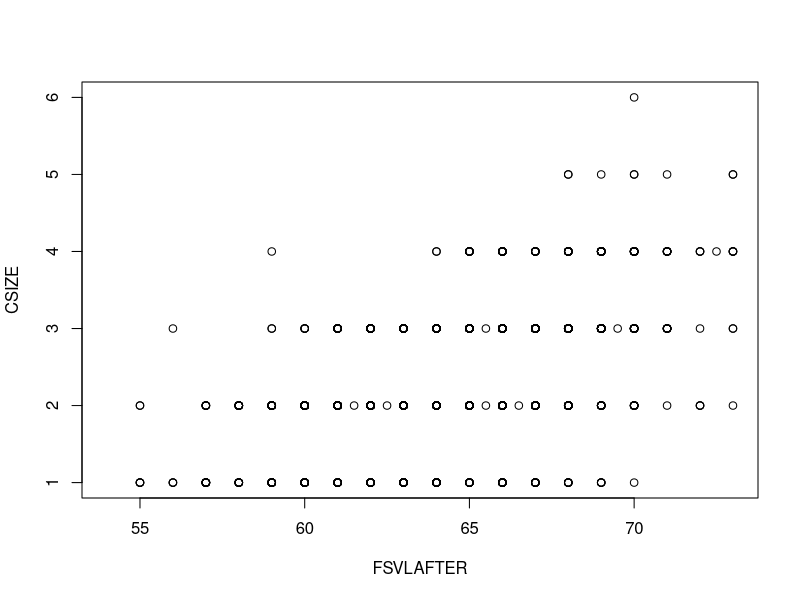
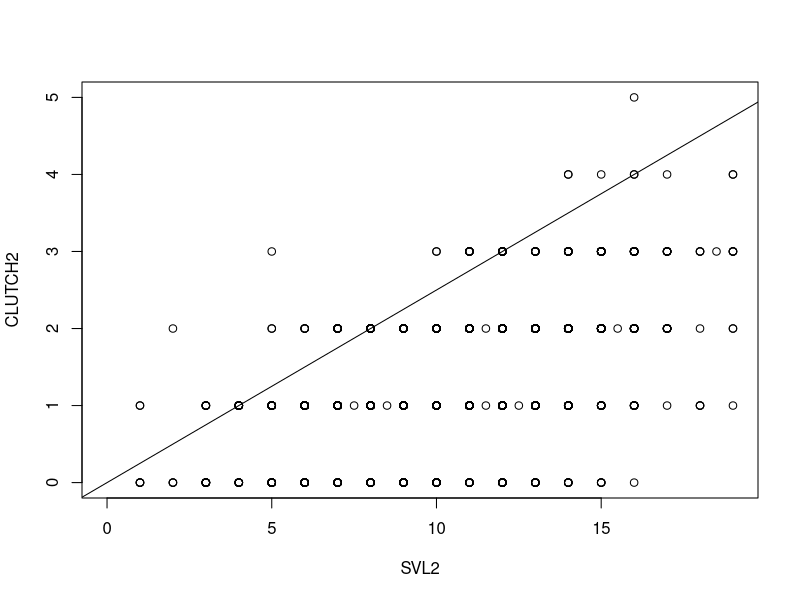
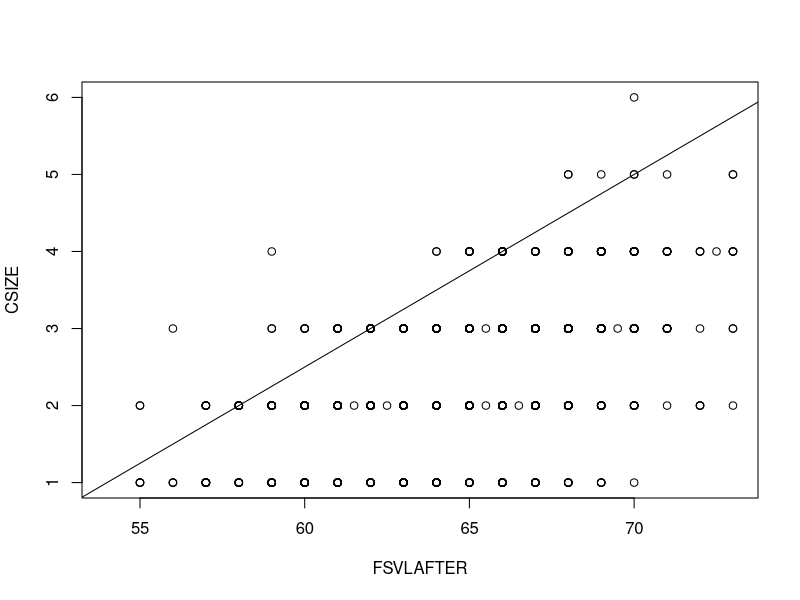

Write the R code that produced these figures, in order.
# do a quantile regression to get SVL vs clutch size relationship, using package quantreg
# need to force the relationship thorugh clutch size = 1 and SVL = min size at parturition

library(quantreg)
data<-read.csv("life history/N_ocellatus_clutch_size.csv")

data.orford<-subset(data,SITE.=="OR") # select Orford data

with(data.orford,plot(CSIZE~FSVLAFTER)) # plot relationship
xintercept <- 54 # x offset for SVL (1 mm less than min size at parturition)
yintercept <- 1 # y offset (minimum clutch size)
clutch.vs.svl<-summary(with(data.orford,rq(I(CSIZE-yintercept)~0+I(FSVLAFTER-xintercept),tau=0.95))) # quantile regression (95th percentile) on adjusted values

SVL2<-data.orford$FSVLAFTER-xintercept # adjusted SVL
CLUTCH2<-data.orford$CSIZE-yintercept # adjusted clutch
with(data.orford,plot(CLUTCH2~SVL2)) # plot adjusted relationship
abline(0,clutch.vs.svl$coefficients[1]) # plot estimated slope

y<-yintercept+(data.orford$FSVLAFTER-xintercept)*clutch.vs.svl$coefficients[1] # create new dataset based on above regression
x<-data.orford$FSVLAFTER/10 # convert SVL from mm to cm, because that is what the regression done in NicheMapR assumes the units are
coeffs<-summary(lm(y~x))$coefficients[,1] # estimate slope and intercept for unadjusted values

with(data.orford,plot(CSIZE~FSVLAFTER)) # replot unadjusted relationship
abline(coeffs[1],coeffs[2]/10) # plot estimated slope (converting back to mm)
